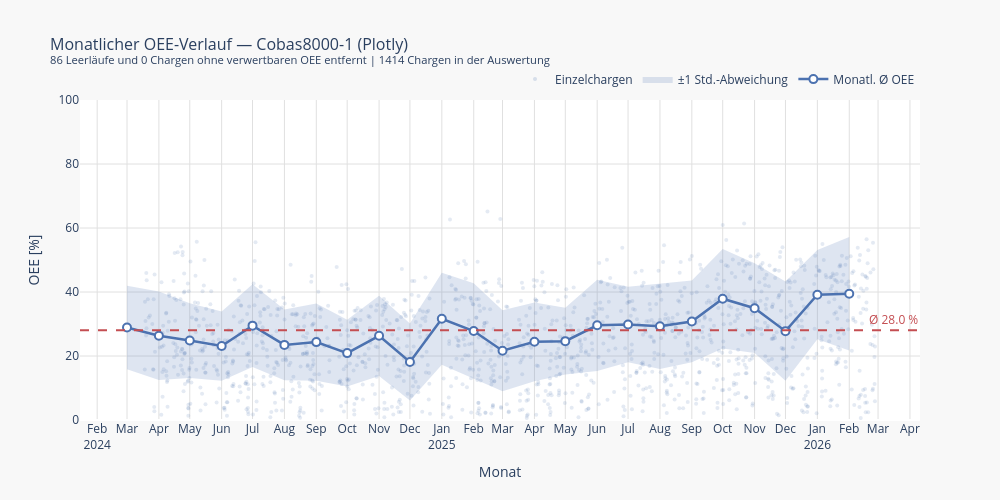

The code cell stored with this chart in its notebook:
### Markdown cell above
## 3 · Plotly — interaktiv, webbasiert

### Code cell
import plotly.graph_objects as go

# Plotly erzeugt interaktive HTML-Diagramme, die direkt im Notebook rendern.
# Jedes visuelle Element (Scatter, Band, Linie) ist ein eigener "Trace",
# der dem Figure-Objekt hinzugefügt wird. Reihenfolge = Zeichenreihenfolge.

# Hilfsvariablen für die monatlichen Werte
x      = monthly["month_dt"]
y_mean = monthly["mean"]
y_std  = monthly["std"]
y_up   = y_mean + y_std   # obere Bandgrenze
y_lo   = y_mean - y_std   # untere Bandgrenze

fig = go.Figure()

# Trace 1: Einzelchargen im Hintergrund.
# opacity=0.15 macht sie kaum sichtbar, aber beim Hovern über einen Punkt
# erscheinen Datum und exakter OEE-Wert als Tooltip.
fig.add_trace(go.Scatter(
    x=df_line["start"],
    y=df_line["oee_pct"],
    mode="markers",
    name="Einzelchargen",
    marker=dict(color="#4C72B0", size=4, opacity=0.15),
    hovertemplate="Datum: %{x|%Y-%m-%d}<br>OEE: %{y:.1f} %<extra>Einzelcharge</extra>",
))

# Trace 2: ±1σ-Band als geschlossene Fläche.
# Plotly kennt kein fill_between, daher wird der Pfad manuell konstruiert:
# erst von links nach rechts entlang der oberen Grenze, dann rückwärts
# entlang der unteren Grenze – das ergibt eine geschlossene Kurve.
# fill="toself" füllt diese Fläche. Die Linie selbst ist unsichtbar (alpha=0).
fig.add_trace(go.Scatter(
    x=list(x) + list(x[::-1]),
    y=list(y_up) + list(y_lo[::-1]),
    fill="toself",
    fillcolor="rgba(76, 114, 176, 0.18)",
    line=dict(color="rgba(255,255,255,0)"),
    hoverinfo="skip",       # kein Tooltip für die Bandfläche selbst
    showlegend=True,
    name="±1 Std.-Abweichung",
))

# Trace 3: monatliche Mittelwertlinie.
# customdata bündelt Zusatzinfos (σ, Chargenzahl) pro Punkt, die im
# hovertemplate über %{customdata[i]} referenziert werden.
fig.add_trace(go.Scatter(
    x=x,
    y=y_mean,
    mode="lines+markers",
    name="Monatl. Ø OEE",
    line=dict(color="#4C72B0", width=2.5),
    marker=dict(size=8, color="white", line=dict(color="#4C72B0", width=2)),
    hovertemplate=(
        "<b>%{x|%B %Y}</b><br>"
        "Ø OEE: %{y:.1f} %<br>"
        "σ: %{customdata[0]:.1f} %<br>"
        "Chargen: %{customdata[1]}<extra></extra>"
    ),
    customdata=np.column_stack([y_std, monthly["count"]]),
))

# Horizontale Referenzlinie für den Gesamtmittelwert.
# add_hline ist eine Hilfsmethode, die intern ebenfalls einen Shape-Layer erzeugt.
fig.add_hline(
    y=overall_mean,
    line=dict(color="#C44E52", width=2, dash="dash"),
    annotation_text=f"Ø {overall_mean:.1f} %",
    annotation_position="top right",
    annotation_font=dict(color="#C44E52", size=12),
)

# Layout: Achsenbeschriftung, Gitter, Hintergrundfarben.
# hovermode="x unified" zeigt beim Hovern alle Traces an einem X-Wert
# gleichzeitig in einem gemeinsamen Tooltip.
fig.update_layout(
    title=dict(
        text=(
            f"Monatlicher OEE-Verlauf — {LINE_LABEL} (Plotly)<br>"
            f"<sup>{n_zero} Leerläufe und {n_invalid} Chargen ohne verwertbaren OEE entfernt "
            f"| {len(df_line)} Chargen in der Auswertung</sup>"
        ),
        font=dict(size=16),
    ),
    xaxis=dict(
        title="Monat",
        tickformat="%b\n%Y",
        dtick="M1",           # ein Tick pro Monat
        showgrid=True,
        gridcolor="#e0e0e0",
    ),
    yaxis=dict(
        title="OEE [%]",
        range=[0, 100],
        showgrid=True,
        gridcolor="#e0e0e0",
    ),
    legend=dict(orientation="h", yanchor="bottom", y=1.02, xanchor="right", x=1),
    plot_bgcolor="white",
    paper_bgcolor="#f8f8f8",
    width=1000,
    height=500,
    hovermode="x unified",
)


fig.show()

### Figure 1 — Plotly figure (JSON) as saved in the notebook; plotly's stock layout.template omitted (floating-point values rounded to 4 significant figures; data arrays with more than 128 entries replaced by an {"elided": "..."} marker saying what was removed)
{"data": [{"hovertemplate": "Datum: %{x|%Y-%m-%d}<br>OEE: %{y:.1f} %<extra>Einzelcharge</extra>", "marker": {"color": "#4C72B0", "opacity": 0.15, "size": 4}, "mode": "markers", "name": "Einzelchargen", "type": "scatter", "x": {"elided": "1414 str values"}, "y": {"elided": "1414 float values"}}, {"fill": "toself", "fillcolor": "rgba(76, 114, 176, 0.18)", "hoverinfo": "skip", "line": {"color": "rgba(255,255,255,0)"}, "name": "±1 Std.-Abweichung", "showlegend": true, "type": "scatter", "x": ["2024-03-01T00:00:00", "2024-04-01T00:00:00", "2024-05-01T00:00:00", "2024-06-01T00:00:00", "2024-07-01T00:00:00", "2024-08-01T00:00:00", "2024-09-01T00:00:00", "2024-10-01T00:00:00", "2024-11-01T00:00:00", "2024-12-01T00:00:00", "2025-01-01T00:00:00", "2025-02-01T00:00:00", "2025-03-01T00:00:00", "2025-04-01T00:00:00", "2025-05-01T00:00:00", "2025-06-01T00:00:00", "2025-07-01T00:00:00", "2025-08-01T00:00:00", "2025-09-01T00:00:00", "2025-10-01T00:00:00", "2025-11-01T00:00:00", "2025-12-01T00:00:00", "2026-01-01T00:00:00", "2026-02-01T00:00:00", "2026-02-01T00:00:00", "2026-01-01T00:00:00", "2025-12-01T00:00:00", "2025-11-01T00:00:00", "2025-10-01T00:00:00", "2025-09-01T00:00:00", "2025-08-01T00:00:00", "2025-07-01T00:00:00", "2025-06-01T00:00:00", "2025-05-01T00:00:00", "2025-04-01T00:00:00", "2025-03-01T00:00:00", "2025-02-01T00:00:00", "2025-01-01T00:00:00", "2024-12-01T00:00:00", "2024-11-01T00:00:00", "2024-10-01T00:00:00", "2024-09-01T00:00:00", "2024-08-01T00:00:00", "2024-07-01T00:00:00", "2024-06-01T00:00:00", "2024-05-01T00:00:00", "2024-04-01T00:00:00", "2024-03-01T00:00:00"], "y": [41.96, 40.18, 36.52, 33.94, 42.46, 34.51, 36.41, 31.34, 38.86, 30.17, 46.0, 42.76, 34.28, 36.73, 35.07, 43.85, 41.67, 42.57, 43.57, 53.45, 48.96, 43.29, 53.13, 57.17, 21.7, 25.2, 12.23, 20.9, 22.37, 18.01, 15.96, 18.01, 15.33, 14.2, 12.12, 9.012, 12.85, 17.25, 6.087, 13.76, 10.48, 12.26, 12.43, 16.53, 12.3, 13.14, 12.52, 15.86]}, {"customdata": [[13.05, 18.0], [13.83, 68.0], [11.69, 59.0], [10.82, 62.0], [12.96, 64.0], [11.04, 68.0], [12.08, 38.0], [10.43, 60.0], [12.55, 56.0], [12.04, 43.0], [14.38, 58.0], [14.95, 68.0], [12.63, 48.0], [12.31, 66.0], [10.43, 63.0], [14.26, 42.0], [11.83, 62.0], [13.3, 68.0], [12.78, 60.0], [15.54, 78.0], [14.03, 75.0], [15.53, 63.0], [13.96, 71.0], [17.74, 56.0]], "hovertemplate": "<b>%{x|%B %Y}</b><br>Ø OEE: %{y:.1f} %<br>σ: %{customdata[0]:.1f} %<br>Chargen: %{customdata[1]}<extra></extra>", "line": {"color": "#4C72B0", "width": 2.5}, "marker": {"color": "white", "line": {"color": "#4C72B0", "width": 2}, "size": 8}, "mode": "lines+markers", "name": "Monatl. Ø OEE", "type": "scatter", "x": ["2024-03-01T00:00:00.000000", "2024-04-01T00:00:00.000000", "2024-05-01T00:00:00.000000", "2024-06-01T00:00:00.000000", "2024-07-01T00:00:00.000000", "2024-08-01T00:00:00.000000", "2024-09-01T00:00:00.000000", "2024-10-01T00:00:00.000000", "2024-11-01T00:00:00.000000", "2024-12-01T00:00:00.000000", "2025-01-01T00:00:00.000000", "2025-02-01T00:00:00.000000", "2025-03-01T00:00:00.000000", "2025-04-01T00:00:00.000000", "2025-05-01T00:00:00.000000", "2025-06-01T00:00:00.000000", "2025-07-01T00:00:00.000000", "2025-08-01T00:00:00.000000", "2025-09-01T00:00:00.000000", "2025-10-01T00:00:00.000000", "2025-11-01T00:00:00.000000", "2025-12-01T00:00:00.000000", "2026-01-01T00:00:00.000000", "2026-02-01T00:00:00.000000"], "y": [28.91, 26.35, 24.83, 23.12, 29.49, 23.47, 24.34, 20.91, 26.31, 18.13, 31.62, 27.8, 21.64, 24.43, 24.64, 29.59, 29.84, 29.26, 30.79, 37.91, 34.93, 27.76, 39.17, 39.44]}], "layout": {"annotations": [{"font": {"color": "#C44E52", "size": 12}, "showarrow": false, "text": "Ø 28.0 %", "x": 1, "xanchor": "right", "xref": "x domain", "y": 28.04, "yanchor": "bottom", "yref": "y"}], "height": 500, "hovermode": "x unified", "legend": {"orientation": "h", "x": 1, "xanchor": "right", "y": 1.02, "yanchor": "bottom"}, "paper_bgcolor": "#f8f8f8", "plot_bgcolor": "white", "shapes": [{"line": {"color": "#C44E52", "dash": "dash", "width": 2}, "type": "line", "x0": 0, "x1": 1, "xref": "x domain", "y0": 28.04, "y1": 28.04, "yref": "y"}], "title": {"font": {"size": 16}, "text": "Monatlicher OEE-Verlauf — Cobas8000-1 (Plotly)<br><sup>86 Leerläufe und 0 Chargen ohne verwertbaren OEE entfernt | 1414 Chargen in der Auswertung</sup>"}, "width": 1000, "xaxis": {"dtick": "M1", "gridcolor": "#e0e0e0", "showgrid": true, "tickformat": "%b\n%Y", "title": {"text": "Monat"}}, "yaxis": {"gridcolor": "#e0e0e0", "range": [0, 100], "showgrid": true, "title": {"text": "OEE [%]"}}}}
